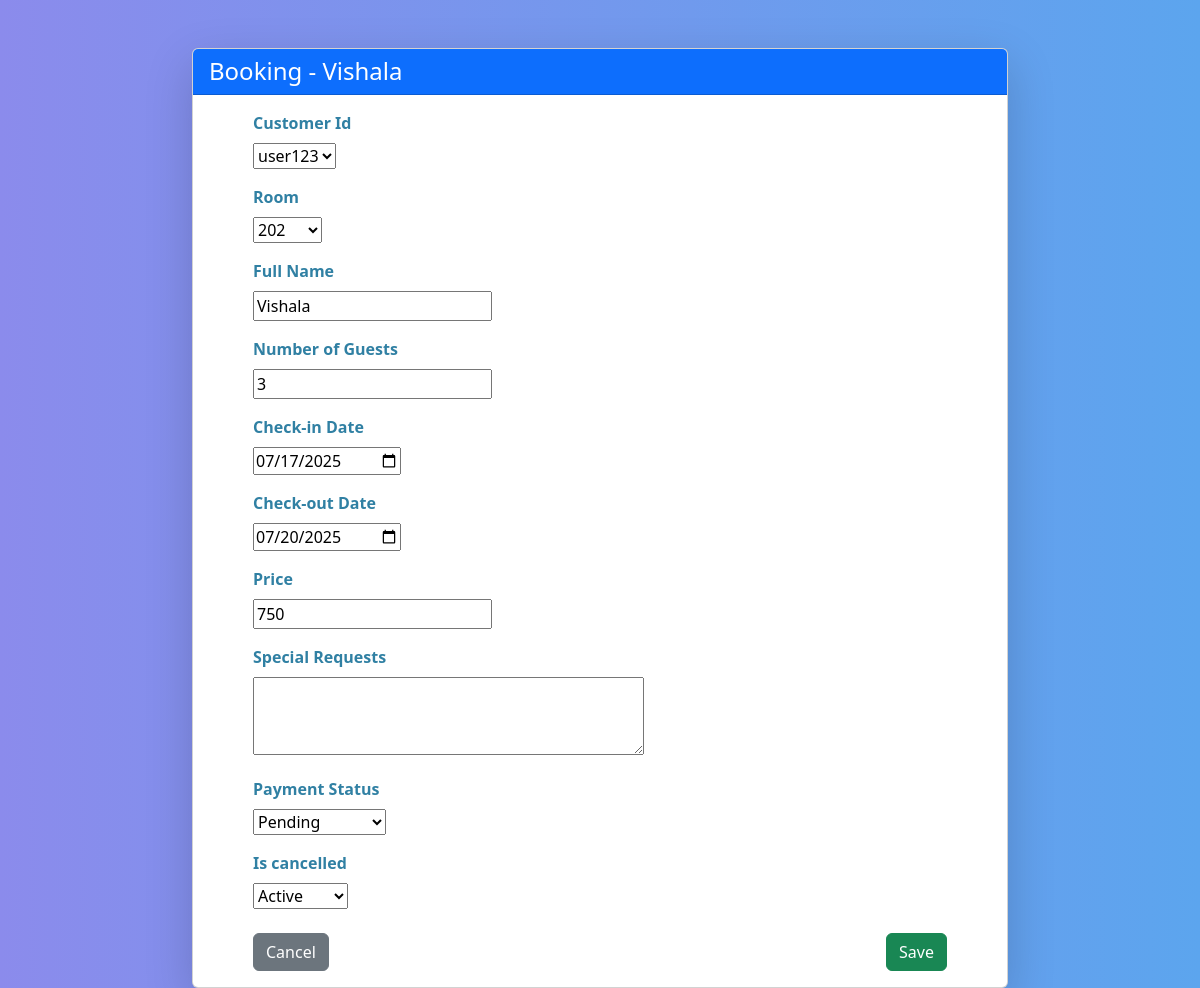
Page /adminboard/edit-booking/5/ on the committed database.
### HotelManagementApp/models.py (models this page shows, shortened)
class Booking(models.Model):
    STATUS_CHOICES = (
        ('active', 'Active'),
        ('cancelled', 'Cancelled'),
    )
    PAYMENT_CHOICES = (
        ('pending', 'Pending'),
        ('payment done', 'Payment Done'),
    )
    booking_id = models.AutoField(primary_key=True)
    user = models.ForeignKey(Register, on_delete=models.CASCADE)
    room = models.ForeignKey(Room, on_delete=models.CASCADE)
    num_guests = models.PositiveIntegerField()
    customer_name = models.CharField(max_length=100)
    check_in = models.DateField()
    check_out = models.DateField()
    total_price=models.PositiveIntegerField()
    payment_status = models.CharField(max_length=20, choices=PAYMENT_CHOICES,default='Pending')
    is_cancelled = models.CharField(max_length=10, choices=STATUS_CHOICES, default='active')
    special_requests = models.TextField(blank=True, null=True)
    booked_on = models.DateTimeField(auto_now_add=True)

class Register(models.Model):
    user_id = models.AutoField(primary_key=True)
    username = models.CharField(max_length=100)
    email = models.EmailField(unique=True)
    mobile = models.CharField(max_length=15, unique=True, blank=True)
    password = models.TextField(max_length=100)
    joined_date = models.DateField(default=timezone.now)
    profile_image = models.ImageField(upload_to='profile_images/', blank=True, null=True)
    def __str__(self):
        return self.username

### HotelManagementApp/views.py (the view)
# urls.py: path('adminboard/edit-booking/<int:booking_id>/',views.edit_booking,name='edit_booking'),
def edit_booking(request, booking_id):
    booking = get_object_or_404(Booking, booking_id=booking_id)
    if request.method == 'POST':
        form = AdminBookingForm(request.POST, request.FILES, instance=booking)
        if form.is_valid():
            form.save()
            return redirect('manage_bookings')
        else:
             print(form.errors)
    else:
        form = AdminBookingForm(instance=booking)
    return render(request, 'AddEditBookings.html', {'form': form, 'booking': booking})

### HotelManagementApp/forms.py
class AdminBookingForm(forms.ModelForm):
    class Meta:
        model = Booking
        fields = ['user','room','customer_name','num_guests', 'check_in', 'check_out', 'special_requests', 'total_price', 'payment_status','total_price','is_cancelled']
        labels = {
            'customer_name': 'Full name',
        }
        widgets = {
            'check_in': forms.DateInput(attrs={'type': 'date'}),
            'check_out': forms.DateInput(attrs={'type': 'date'}),
            'special_requests': forms.Textarea(attrs={'rows': 3}),
        }

### HotelManagementApp/models.py (called while the page is built)
    def __str__(self):
        return self.roomnum

### HotelManagementApp/templates/addEditBookings.html (shortened to what this page needs)
<!DOCTYPE html>
<html lang="en">
<head>
    <link href="https://cdn.jsdelivr.net/npm/bootstrap@5.3.6/dist/css/bootstrap.min.css" rel="stylesheet">
</head>
<body>
{% load static %}
{% block content %}
<div class="container mt-5">
    <div class="card shadow-lg">
        <div class="card-header bg-primary text-white">
            <h4 class="mb-0">Booking - {{ booking.customer_name }}</h4>
        </div>
        <div class="card-body">
            <form method="post" enctype="multipart/form-data">
                <div class="mb-3">
                    <label for="id_user" class="form-label">Customer Id</label><br>
                    {{ form.user }}
                </div>
                <div class="mb-3">
                    <label for="id_room" class="form-label">Room</label><br>
                    {{ form.room }}
                </div>
                <div class="mb-3">
                    <label for="id_customer_name" class="form-label">Full Name</label><br>
                    {{ form.customer_name }}
                </div>
                <div class="mb-3">
                    <label for="id_num_guests" class="form-label">Number of Guests</label><br>
                    {{ form.num_guests }}
                </div>
                <div class="mb-3">
                    <label for="id_check_in" class="form-label">Check-in Date</label><br>
                    {{ form.check_in }}
                </div>
                <div class="mb-3">
                    <label for="id_check_out" class="form-label">Check-out Date</label><br>
                    {{ form.check_out }}
                </div>
                <div class="mb-3">
                    <label for="id_price" class="form-label">Price</label><br>
                    {{ form.total_price }}
                </div>
                <div class="mb-3">
                    <label for="id_special_requests" class="form-label">Special Requests</label><br>
                    {{ form.special_requests }}
                </div>
                <div class="mb-3">
                    <label for="id_payment_status" class="form-label">Payment Status</label><br>
                    {{ form.payment_status }}
                </div>
                 <div class="mb-3">
                    <label for="id_cancelled" class="form-label">Is cancelled</label><br>
                    {{ form.is_cancelled }}
                </div>
                <div class="d-flex justify-content-between mt-4">
                    <a href="{% url 'manage_bookings' %}" class="btn btn-secondary">Cancel</a>
                    <button type="submit" class="btn btn-success">Save</button>
                </div>
            </form>
        </div>
    </div>
</div>
{% endblock %}
</body>
</html>

### HotelManagementApp/templates/addEditBookings.html (style rules this page uses)
body { background: linear-gradient(to right,rgb(139, 139, 236),rgb(92, 165, 238)); }
.card-body { padding-left: 60px; padding-right: 60px; border-radius: 15px; border-width: 5px; }
label { font-weight: 600; color: #066690d4; }
.container { width: 70%; }

### rows in the picture
Booking: customer_name "Vishala", room "202", num_guests "3", check_in "07/17/2025", check_out "07/20/2025", total_price "750", payment_status "Pending", is_cancelled "Active"
Register: user "user123"
